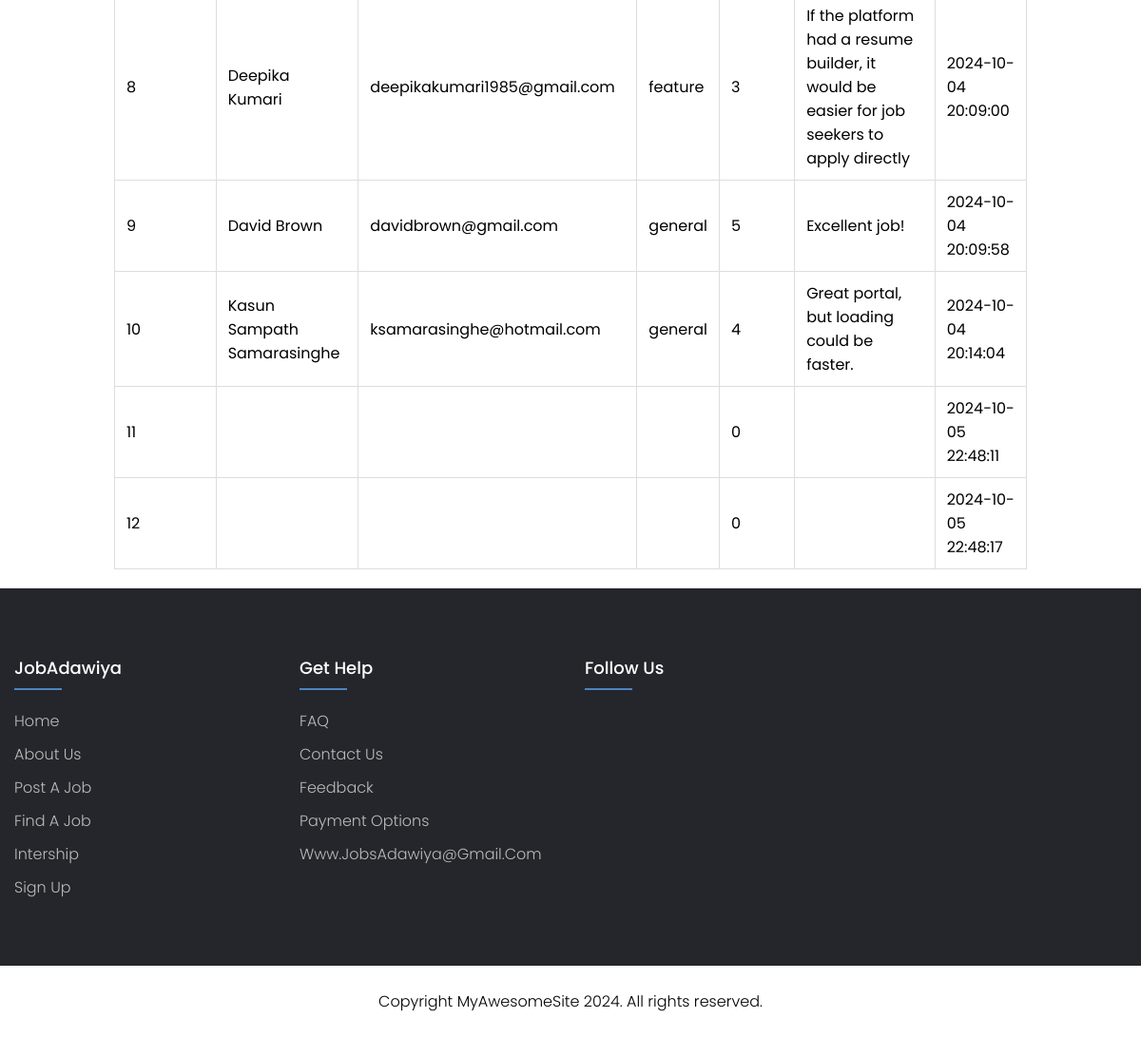
The page /Dilsha/f_read.php (lower part) on the database as committed earlier.
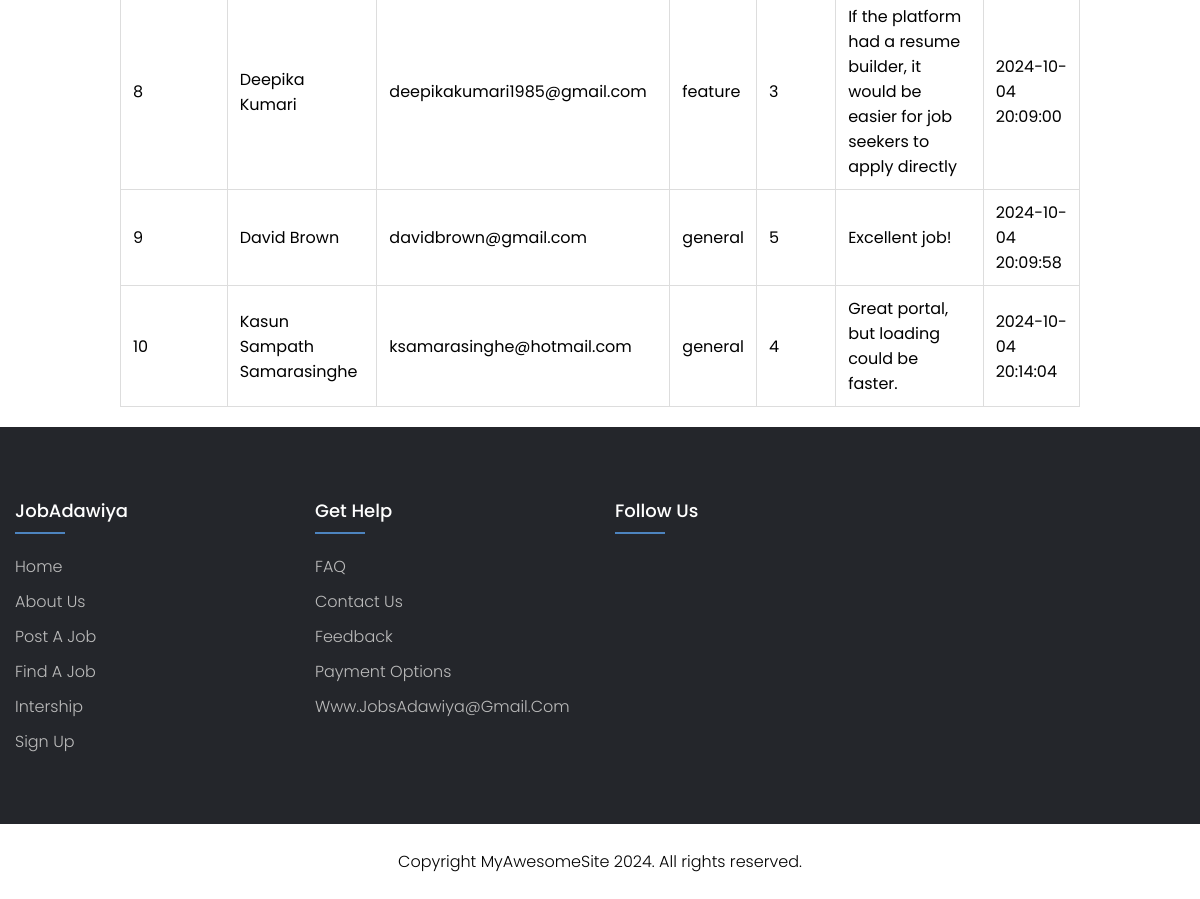
The same page on the database as committed later.
### tables this page shows
CREATE TABLE `feedback` (
  `id` int(11) NOT NULL,
  `name` varchar(100) NOT NULL,
  `email` varchar(100) NOT NULL,
  `type` enum('general','bug','feature') NOT NULL,
  `rating` int(1) NOT NULL,
  `message` text NOT NULL,
  `time` timestamp NOT NULL DEFAULT current_timestamp()
);

### Dilsha/f_read.php (the view, shortened to what this page needs)
<?php
require 'c_config.php';
$sql = "SELECT id, name, email, type, rating, message, time FROM feedback";
$result = $conn->query($sql);
if ($result->num_rows > 0) {
    echo "<table class='message-table'>";
    echo "<thead><tr>" .
    "<th> Feedback ID </th>" .
    "<th> Name </th>" .
    "<th> Email </th>" .
    "<th> Type </th>" .
    "<th> Rating <br> (0 - 5)</th>" .
    "<th> Message </th>" .
    "<th> Date and Time </th>" .
    "</tr></thead><tbody>";
    while ($row = $result->fetch_assoc()) {
        echo "<tr>";
        echo "<td>" . $row["id"] . "</td>" .
             "<td>" . $row["name"] . "</td>" .
             "<td>" . $row["email"] . "</td>" .
             "<td>" . $row["type"] . "</td>" .
             "<td>" . $row["rating"] . "</td>" .
             "<td>" . $row["message"] . "</td>" .
             "<td>" . $row["time"] . "</td>";
        echo "</tr>";
    }
    echo "</tbody></table>";
} else {
    echo "No Results";
}
?>
<?php
    include('footer.php');
?>

Rows that differ between the two databases and show on the page:
removed feedback: id "11", rating "0", time "2024-10-05 22:48:11"
removed feedback: id "12", rating "0", time "2024-10-05 22:48:17"
